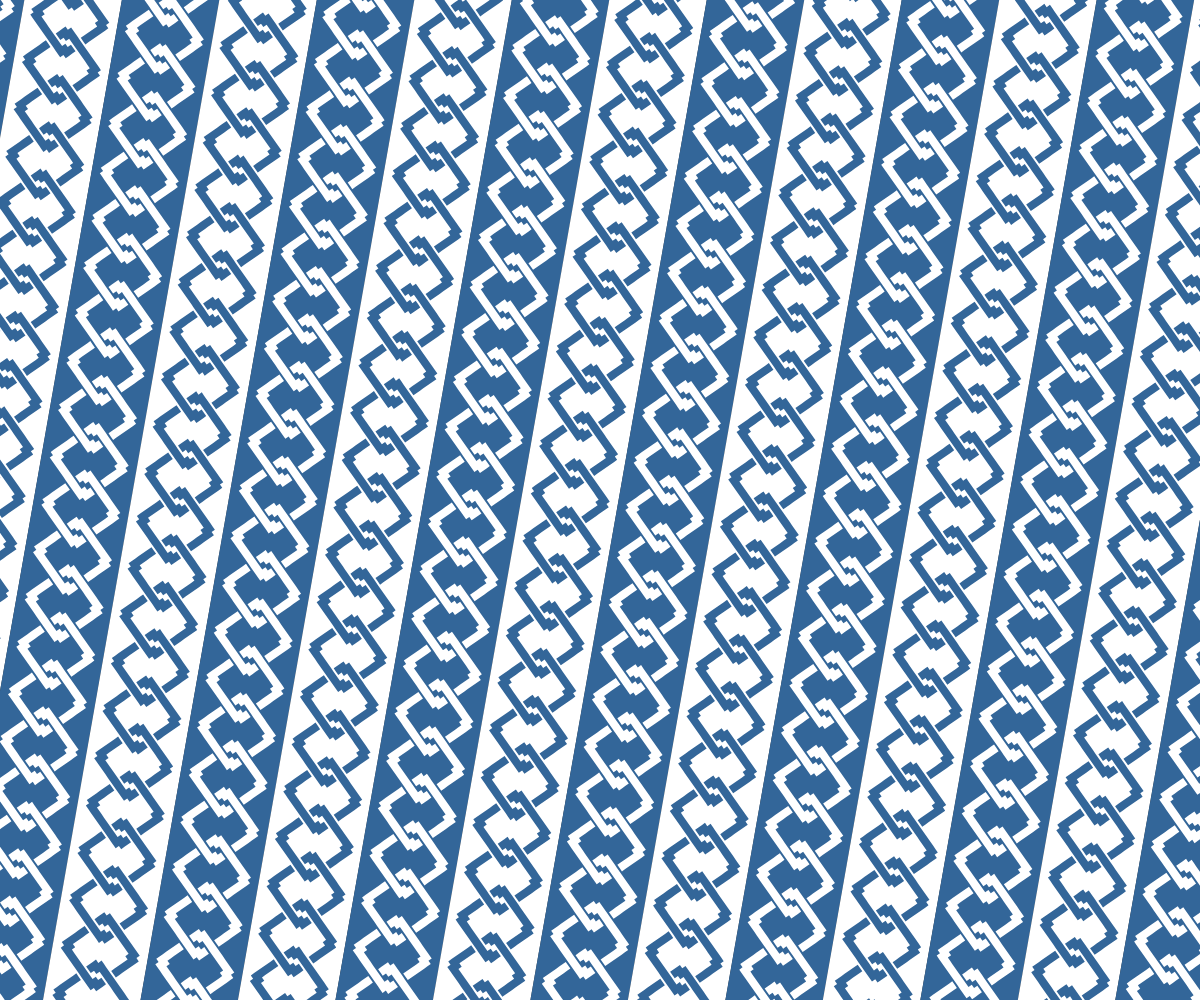
Frame 1 (no input)
Frame 2 (the mouse pressed at the canvas centre, redrawn once): identical to frame 1, image omitted

The p5.js sketch that drew this single still picture (run headless with seeded random() and noise() and a simulated clock; the mouse was pressed at the canvas centre and the sketch redrawn once):

// p5.js sketch
// ── sketch.js
"use strict"

const BLACK = "#333333";
const WHITE = "#FFFFFF";
const BLUE  = "#336699";

function setup(){
	createCanvas(windowWidth, windowHeight);
	angleMode(DEGREES); rectMode(CENTER); imageMode(CENTER);
	textAlign(CENTER, CENTER); textSize(14);
	noLoop();
}

function draw(){
	background(BLACK);
	noFill();
	noStroke();

	const len = 4;
	drawYoshihara(len);
}

function drawYoshihara(len){

	push();
	rotate(10);
	const pX = len * 24;
	const pY = (len*8) * cos(45) * 2 + len * cos(45);
	const rows = floor(height / pY) * 2;
	const cols = floor(width / pX) * 2;
	const sX = -width / 2;
	const sY = -height / 2;

	for(let c=0; c<cols; c++){
		const x = sX + c * pX;
		if(c%2==0){
			fill(BLUE);
		}else{
			fill(WHITE);
		}
		rect(x, height/2, pX, height*2);
		if(c%2==0){
			fill(WHITE);
		}else{
			fill(BLUE);
		}
		for(let r=0; r<rows; r++){
			const y = sY + r * pY;
			drawUnit(x, y, len);
		}
	}
	pop();
}

function drawUnit(x, y, len){

	const dirs = [
		225, 135, 225, 225, 315, 315, 315, 45, 315, 
		45, 45, 45, 45, 45, 45, 45, 45, 45, 45, 45, 45, 45, 135, 45, 
		135, 135, 135, 135, 135, 135, 135, 225, 225,
		315, 315, 315, 315, 315, 225, 315,
		225, 225, 225, 225, 225, 225, 225, 225, 225];
	drawShape(x, y, len, 0, dirs);
	drawShape(x, y+len*cos(45), len, 180, dirs);
}

function drawShape(x, y, len, rot, dirs){
	push();
	translate(x, y);
	rotate(rot);
	beginShape();
	let current = {x: 0, y: 0};
	vertex(current.x, current.y);
	for(let dir of dirs){
		current.x += len * cos(dir);
		current.y += len * sin(dir);
		vertex(current.x, current.y);
	}
	endShape(CLOSE);
	pop();
}

function getColor(colors){
	return colors[floor(random()*colors.length)];
}
